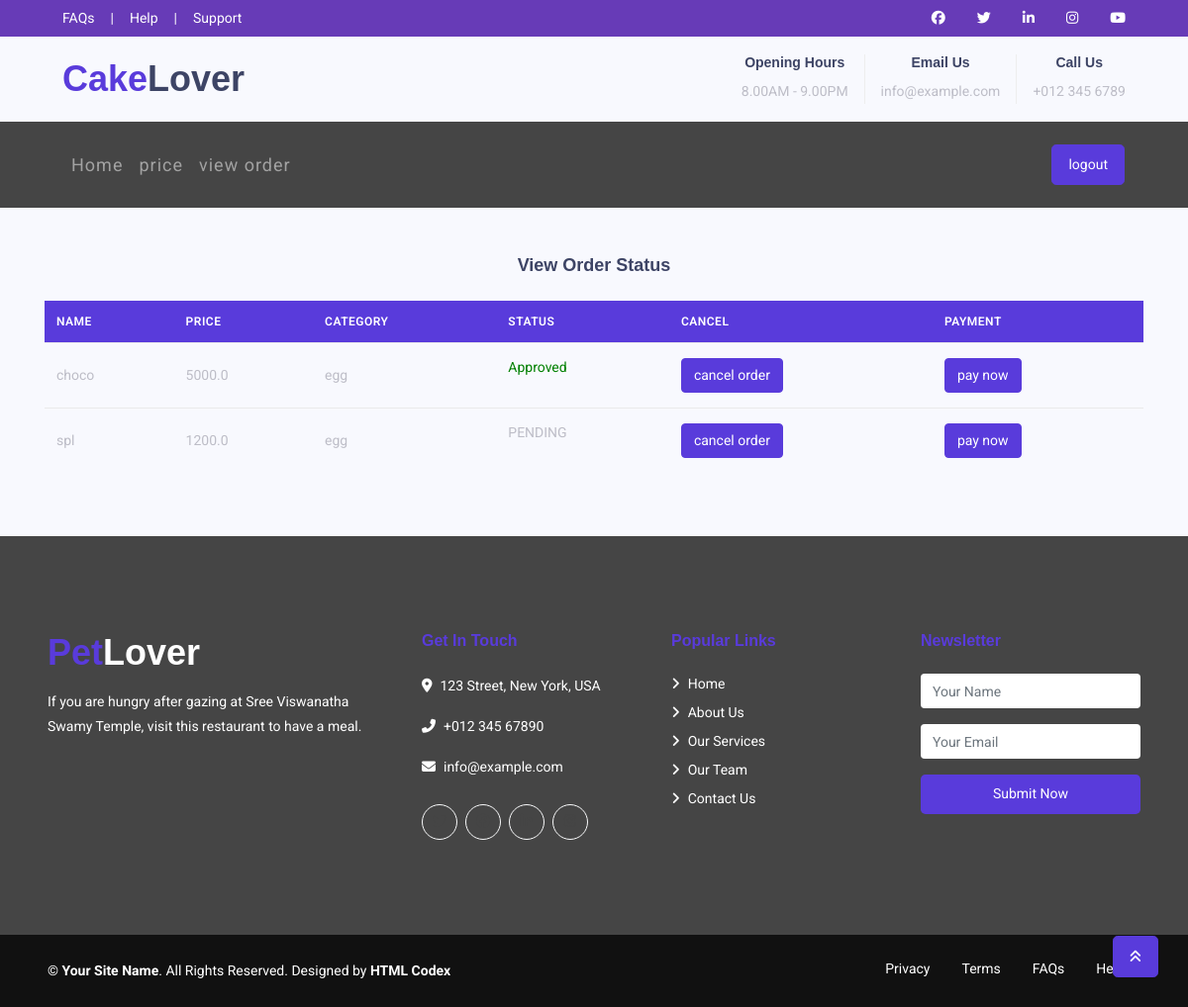
The app's page /view_order with its own data.
### cake_app/models.py (models this page shows)
class orderplaced(models.Model):
    customer = models.ForeignKey(customer, on_delete=models.CASCADE, null=True)
    title = models.CharField(max_length=100)
    price = models.FloatField()
    category = models.CharField(choices=CATEGORY_CHOICES, max_length=100)
    description = models.TextField()
    picture = models.ImageField()
    order_status = models.IntegerField(default=False)

### cake_app/views.py (the view)
# urls.py: path('view_order', views.view_order, name='view_order'),
def view_order(request):
    dataset = orderplaced.objects.all()
    context = {
        'data': dataset
    }
    return render(request, 'customer/view_order.html', context)

### cake_app/Templates/customer/view_order.html (shortened to what this page needs)
{% extends 'customer/base.html' %}
{% load static %}
{% block content %}
<!doctype html>
<html lang="en">
  <head>
	<link rel="stylesheet" href="{% static 'view_chef/ttps://stackpath.bootstrapcdn.com/font-awesome/4.7.0/css/font-awesome.min.css' %}">
	<link rel="stylesheet" href="{% static 'view_chef/css/style.css' %}">
	</head>
	<body>
	<section class="ftco-section">
		<div class="container">
			<div class="row justify-content-center">
			</div>
			<div class="row">
				<div class="col-md-12">
					<h4 class="text-center mb-4">View Order Status</h4>
					<div class="table-wrap">
						<table class="table">
					    <thead class="thead-primary">
					      <tr>
					        <th>NAME</th>
					        <th>Price</th>
					        <th>category</th>
					        <th>status</th>
					        <th>cancel</th>
					        <th>payment</th>
					      </tr>
					    </thead>
					    <tbody>
						{% for i in data %}
					      <tr>
					        <td>{{i.title}}</td>
					        <td>{{i.price}}</td>
					        <td>{{i.category}}</td>
							<td>{% if i.order_status == 0 %}
                             <p>PENDING</p>
                               {% elif i.order_status == 1 %}
                              <p style="color:Green;">Approved</p>
                              {% else %}
                              <p>Rejected</p>
                              {% endif %}
                             </td>
<td><a href="{% url 'delete_order' i.id %}" class="btn btn-primary">cancel order</a></td>
							  <td><a href="{% url 'payments' id=i.id %}" class="btn btn-primary">pay now</a></td>
					      </tr>
						{% endfor %}
					    </tbody>
					  </table>
					</div>
				</div>
			</div>
		</div>
	</section>
	</body>
</html>
{% endblock content %}

### records on screen
orderplaced: title "choco", price "5000.0", category "egg", order_status "Approved"
orderplaced: title "spl", price "1200.0", category "egg", order_status "PENDING"
